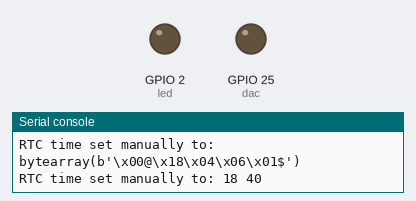
This program was run on a simulated ESP32 board running MicroPython. Shown: output pins drawn as LEDs (lit = HIGH), the last lines printed to the serial console. The clock reads 2024-03-15 10:24:30 at power-on unless the program sets it.

Above: at 0.1 s.
At 60.1 s:
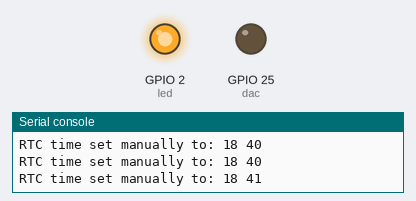
Timing chart, 0 to 61.1 s (numbered marks = the images above):
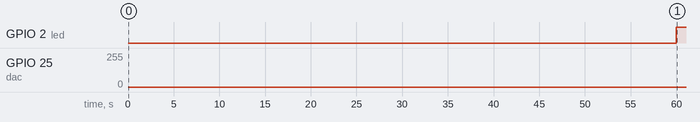

Measured:
- by itself, GPIO 2 (led): LOW → HIGH at 60.0 s

The program:

mp1.py
```python
#coded by Shashank
import machine
import math
import time


dac_pin = 25  # Adjust according to your ESP32 board
dac = machine.DAC(machine.Pin(dac_pin))

# Define parameters for the sine wave
sampling_freq = 10000  # Sampling frequency (Hz)
frequency = 100  # Frequency of the sine wave (Hz)
amplitude = 127  # Amplitude of the sine wave (0 - 255)
phase = 0  # Phase of the sine wave

# Define a function to generate a sine wave using a DAC for a specific duration
def generate_sine_wave(duration_sec):
    time_step = 1 / sampling_freq

    start_time = time.time()

    while (time.time() - start_time) < duration_sec:  # Run for the specified duration
        for i in range(sampling_freq):
            sample = int(amplitude * math.sin(2 * math.pi * frequency * i * time_step + phase)) + 127
            dac.write(sample)
            time.sleep(time_step)

# SoftI2C setup for RTC on ESP32
i2c = machine.SoftI2C(scl=machine.Pin(22), sda=machine.Pin(21))
rtc_address = 0x68


rtc_time = bytearray([0x00, 0x40, 0x18, 0x04, 0x06, 0x01, 0x24])
i2c.writeto_mem(rtc_address, 0, rtc_time)
print("RTC time set manually to:", rtc_time)

led = machine.Pin(2, machine.Pin.OUT)

def bcd_to_decimal(bcd):
    return (bcd >> 4) * 10 + (bcd & 0x0F)

while True:
    data = i2c.readfrom_mem(rtc_address, 0, 7)
    hour = bcd_to_decimal(data[2] & 0x3F)
    minute = bcd_to_decimal(data[1])

    print("RTC time set manually to:", hour, minute)

    if hour == 18 and minute >= 41 and minute <= 48:
        led.on()
        generate_sine_wave(10)  # Generate sine wave for 10 seconds
        led.off()

    time.sleep(30)
```
